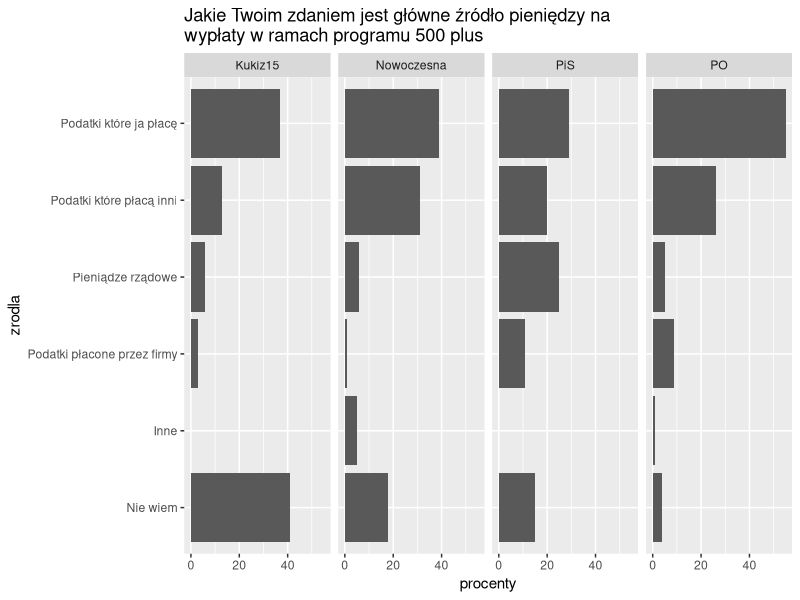
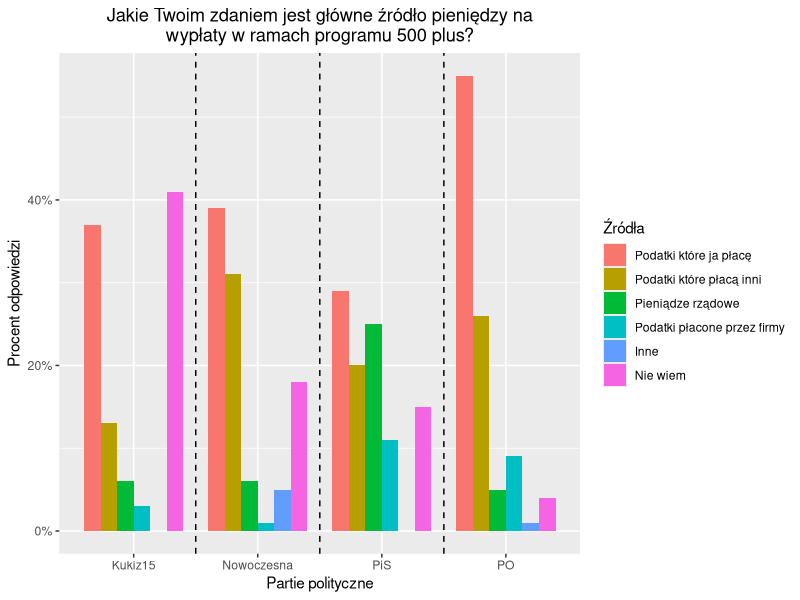

Reproduce these figures in R, in order.
## ---- chunk 1
knitr::opts_chunk$set(echo = TRUE)
library(dplyr)
library(ggplot2)
## ---- chunk 2
procenty <- c(29,20,25,11,0,15, 37,13,6,3,0,41,
              55,26,5,9,1,4, 39, 31, 6, 1, 5, 18)
zrodla <- c("Podatki które ja płacę", "Podatki które płacą inni", "Pieniądze rządowe","Podatki płacone przez firmy", "Inne", "Nie wiem")
partie <- factor(c("PiS", "Kukiz15", "PO", "Nowoczesna"))
df <- tibble(procenty=procenty, zrodla=factor(rep(zrodla, 4), levels=zrodla),
             partie=rep(partie, each=6))
## ---- chunk 3
ggplot(data=df, aes(x=zrodla, y=procenty)) + 
  geom_bar(stat='identity') + 
  facet_grid(~partie) + 
  coord_flip() + 
  ggtitle("Jakie Twoim zdaniem jest główne źródło pieniędzy na\nwypłaty w ramach programu 500 plus") + 
  scale_x_discrete(limits = rev(levels(df$zrodla)))
## ---- chunk 4
ggplot(data=df, aes(x=partie, y=procenty, fill=zrodla)) + 
  geom_bar(stat='identity', position='dodge', width=0.8) + 
  geom_vline(xintercept = c(1.5, 2.5, 3.5), linetype='dashed') +
  ggtitle("Jakie Twoim zdaniem jest główne źródło pieniędzy na\nwypłaty w ramach programu 500 plus?") +
  scale_x_discrete(limits = levels(partie)) +
  scale_y_continuous(labels = function(x) paste0(x, "%")) +
  xlab('Partie polityczne') + ylab('Procent odpowiedzi') +
  labs(fill = 'Źródła') +
  theme(plot.title = element_text(hjust = 0.5))
